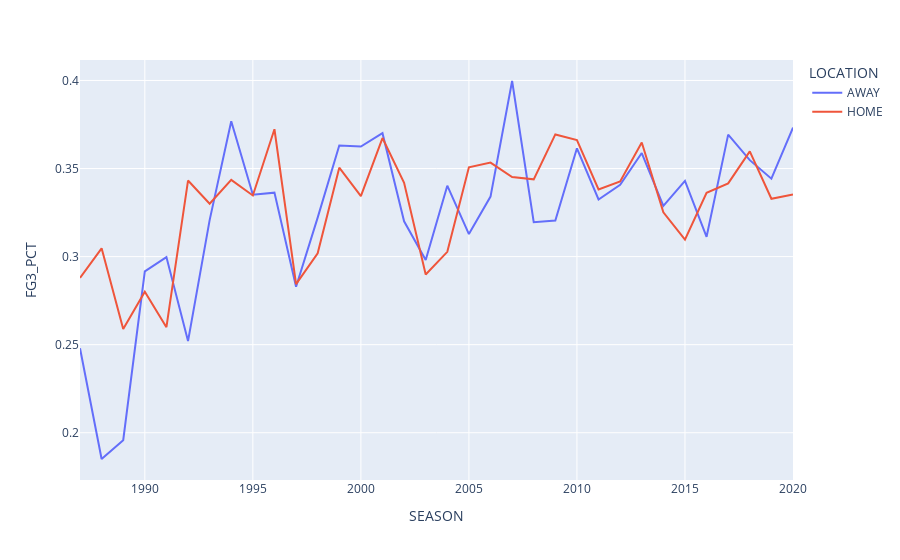

The notebook cell this image was saved under:
### Markdown cell above
### 8. How does the three point field goal percentage (3P%) changes over time from 1949 to 2020?
### For each season, which team had the best 3P%?

### Code cell
### How does the three point field goal percentage (3P%) changes over time from 1949 to 2020?
### For each season, which team had the best 3P%?
query = '''select SEASON_ID-20000 AS SEASON,TEAM_ID_HOME AS TEAM_ID,TEAM_NAME_HOME AS TEAM_NAME, FG3_PCT_HOME AS FG3_PCT, 
        "HOME" AS LOCATION FROM GAME
        GROUP BY SEASON,TEAM_ID_HOME 
        UNION
        SELECT SEASON_ID-20000 AS SEASON,TEAM_ID_AWAY AS TEAM_ID,TEAM_NAME_AWAY AS TEAM_NAME, FG3_PCT_AWAY AS FG3_PCT, 
        'AWAY' AS LOCATION FROM GAME
        GROUP BY SEASON,TEAM_ID_AWAY'''
FG3_PCT = pd.read_sql(query,connection)
print(FG3_PCT)

FG3_PCT = FG3_PCT.dropna().query("FG3_PCT < 1").reset_index(drop=True)
cols_to_drop = ["TEAM_ID", "TEAM_NAME"]
FG3_PCT_MEDIAN=FG3_PCT.drop(cols_to_drop, axis=1).groupby(["SEASON", "LOCATION"]).mean().reset_index()
print(FG3_PCT_MEDIAN)
px.line(FG3_PCT_MEDIAN.query("SEASON > 1986"),y='FG3_PCT',x='SEASON',color='LOCATION')

### Figure 1 — Plotly figure (JSON) as saved in the notebook; plotly's stock layout.template omitted (floating-point values rounded to 4 significant figures)
{"data": [{"hovertemplate": "LOCATION=AWAY<br>SEASON=%{x}<br>FG3_PCT=%{y}<extra></extra>", "legendgroup": "AWAY", "line": {"color": "#636efa", "dash": "solid"}, "marker": {"symbol": "circle"}, "mode": "lines", "name": "AWAY", "orientation": "v", "showlegend": true, "type": "scatter", "x": [1987, 1988, 1989, 1990, 1991, 1992, 1993, 1994, 1995, 1996, 1997, 1998, 1999, 2000, 2001, 2002, 2003, 2004, 2005, 2006, 2007, 2008, 2009, 2010, 2011, 2012, 2013, 2014, 2015, 2016, 2017, 2018, 2019, 2020], "xaxis": "x", "y": [0.2479, 0.1851, 0.1958, 0.2916, 0.2997, 0.252, 0.3207, 0.3769, 0.3351, 0.3363, 0.2829, 0.3221, 0.3631, 0.3625, 0.3701, 0.32, 0.298, 0.3403, 0.3128, 0.3341, 0.3997, 0.3196, 0.3205, 0.3615, 0.3324, 0.3408, 0.3588, 0.3288, 0.343, 0.3112, 0.3692, 0.3548, 0.3443, 0.3733], "yaxis": "y"}, {"hovertemplate": "LOCATION=HOME<br>SEASON=%{x}<br>FG3_PCT=%{y}<extra></extra>", "legendgroup": "HOME", "line": {"color": "#EF553B", "dash": "solid"}, "marker": {"symbol": "circle"}, "mode": "lines", "name": "HOME", "orientation": "v", "showlegend": true, "type": "scatter", "x": [1987, 1988, 1989, 1990, 1991, 1992, 1993, 1994, 1995, 1996, 1997, 1998, 1999, 2000, 2001, 2002, 2003, 2004, 2005, 2006, 2007, 2008, 2009, 2010, 2011, 2012, 2013, 2014, 2015, 2016, 2017, 2018, 2019, 2020], "xaxis": "x", "y": [0.288, 0.3047, 0.2589, 0.2801, 0.2599, 0.3432, 0.33, 0.3435, 0.3347, 0.3723, 0.2844, 0.3019, 0.3505, 0.3343, 0.3673, 0.3419, 0.2898, 0.3027, 0.3507, 0.3534, 0.3452, 0.3439, 0.3694, 0.3661, 0.3381, 0.3426, 0.3648, 0.3251, 0.3096, 0.3362, 0.3416, 0.3597, 0.3328, 0.3353], "yaxis": "y"}], "layout": {"legend": {"title": {"text": "LOCATION"}, "tracegroupgap": 0}, "margin": {"t": 60}, "xaxis": {"anchor": "y", "domain": [0, 1], "title": {"text": "SEASON"}}, "yaxis": {"anchor": "x", "domain": [0, 1], "title": {"text": "FG3_PCT"}}}}
